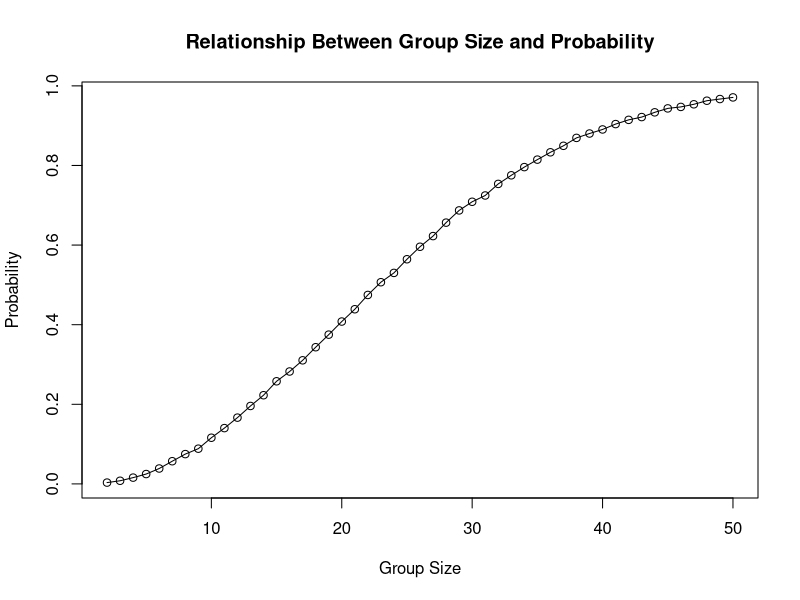
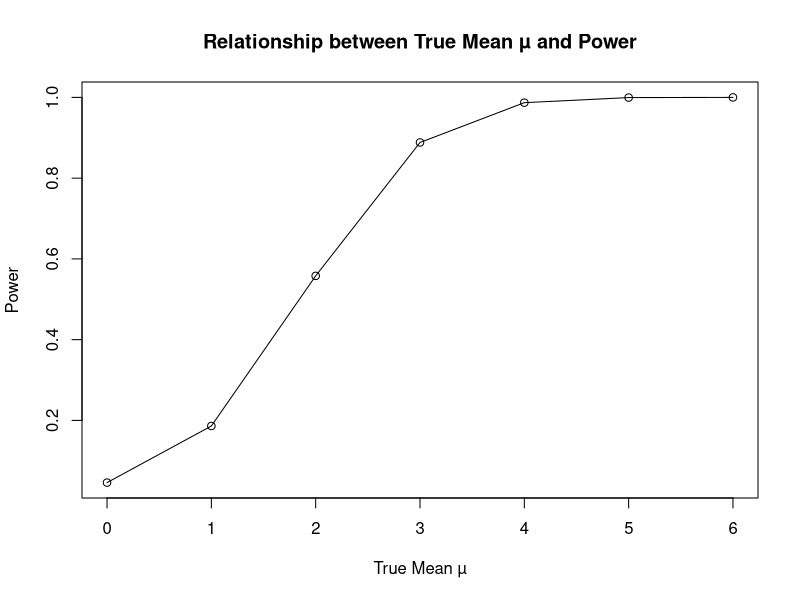

Write R code to recreate these figures, in order. (Note: a time limit stopped this script after it produced the figures.)
## ---- chunk 1
# Simulate random birthdays and check for duplicates
birthday_simulation <- function(n) {
  birthdays <- sample(1:365, n, replace = TRUE)
  return(any(duplicated(birthdays)))
}
## ---- chunk 2
set.seed(123) # Ensure reproducibility
group_sizes <- 2:50
results <- sapply(group_sizes, function(n) {
  mean(replicate(10000, birthday_simulation(n)))
})
## ---- chunk 3
# Plot the probability as a function of group size
plot(group_sizes, results, type = "o", xlab = "Group Size", ylab = "Probability",
     main = "Relationship Between Group Size and Probability")
## ---- chunk 4
library(broom)

# Define the power simulation function
power_analysis <- function(mu, n = 30, sigma = 5, alpha = 0.05) {
  p_values <- replicate(5000, {
    data <- rnorm(n, mean = mu, sd = sigma)
    t_result <- tidy(t.test(data, mu = 0))
    t_result$p.value
  })
  power <- mean(p_values < alpha)
  return(power)
}

true_mus <- 0:6
power_results <- sapply(true_mus, power_analysis)
## ---- chunk 5
# Plot the power curve
plot(true_mus, power_results, type = "o", xlab = "True Mean µ", ylab = "Power",
     main = "Relationship between True Mean µ and Power")

## ---- chunk 6
mu_estimates <- lapply(true_mus, function(mu) {
  replicate(5000, {
    data <- rnorm(30, mean = mu, sd = 5)
    t_result <- tidy(t.test(data, mu = 0))
    list(mu_hat = mean(data), p_value = t_result$p.value)
  }, simplify = FALSE)
})
# Compute the average estimated mean under each true mean
avg_mu_hat <- sapply(mu_estimates, function(sim_list) {
  mean(sapply(sim_list, function(x) x$mu_hat))
})

# Calculates the average estimated mean when the null was rejected 
avg_mu_hat_rejected <- sapply(mu_estimates, function(sim_list) {
# Filter out samples that reject the null
  rejected_samples <- Filter(function(x) x$p_value < 0.05, sim_list)
  if (length(rejected_samples) > 0) {
    mean(sapply(rejected_samples, function(x) x$mu_hat))
  } else {
    NA
  }
})
## ---- chunk 7
plot(true_mus, avg_mu_hat, type = "o", xlab = "True Mean µ", ylab = "Average µ Estimate",
     main = "Relationship between Average µ Estimate and True Mean µ")
lines(true_mus, avg_mu_hat_rejected, type = "o", col = "red")
legend("topleft", legend = c("All Samples", "Rejected Null Samples"), col = c("black", "red"), lty = 1)
